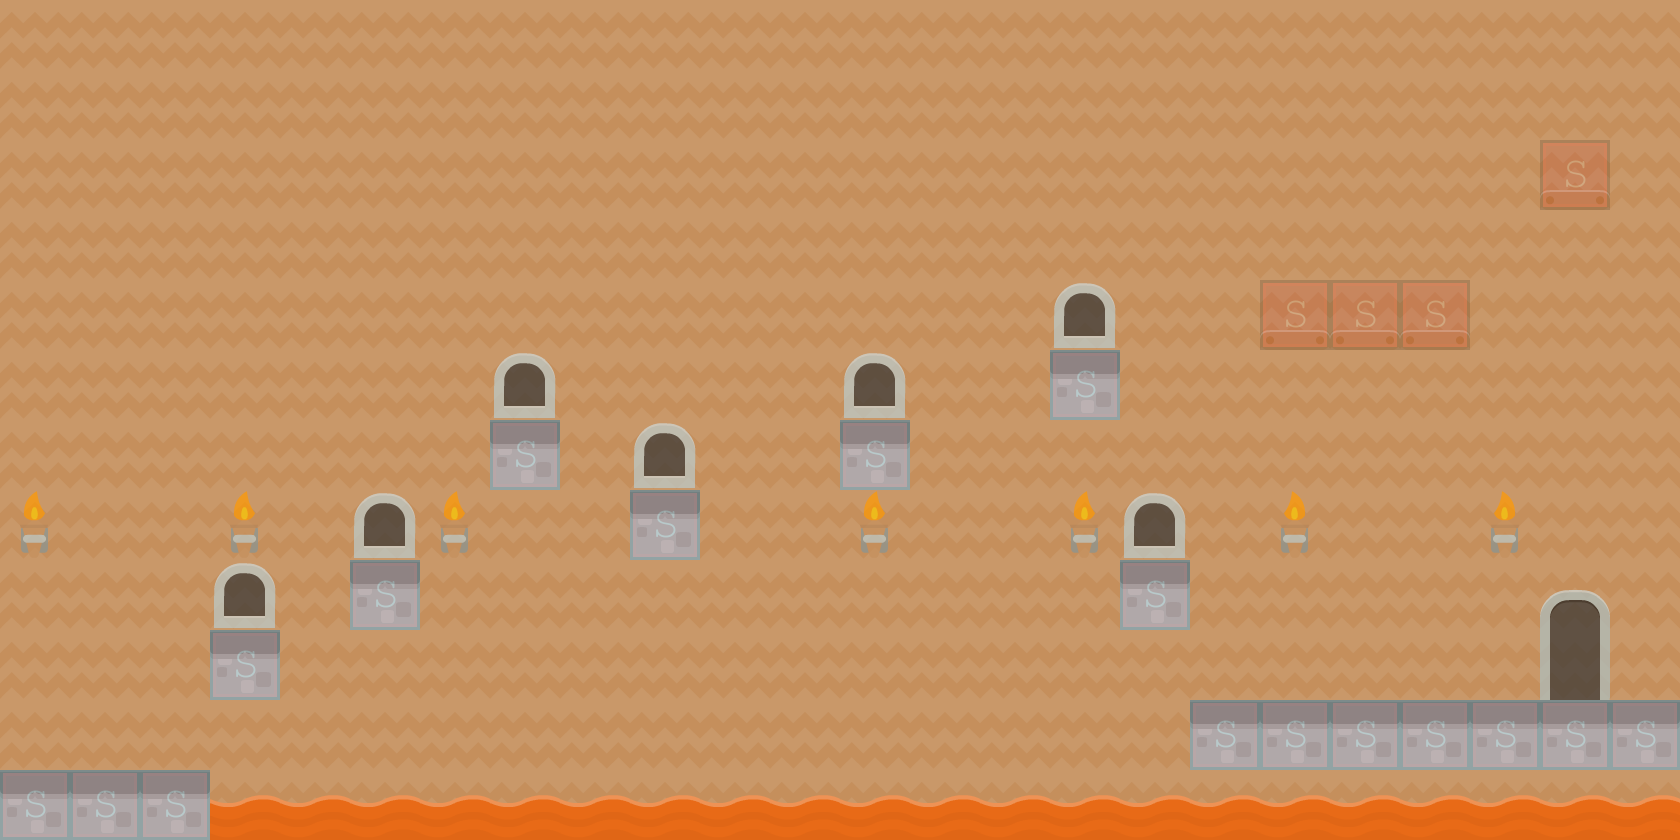

Tiled map render using the project's own tile images. Description and the map definition, with tile-layer contents summarised, below:
An orthogonal 24x12 tile map with 70x70 px tiles, 5 tile layers (background3, background2, background1, foreground, ...), 2 tilesets and 1 object (Lava).

<map version="1.0" orientation="orthogonal" renderorder="right-down" width="24" height="12" tilewidth="70" tileheight="70">
 <tileset firstgid="1" name="background-tiles" tilewidth="70" tileheight="70">
  <image source="../img/background-tiles.png" width="910" height="910" />
 </tileset>
 <tileset firstgid="170" name="meta-tiles" tilewidth="70" tileheight="70">
  <image source="../img/meta-tiles.png" width="350" height="70" />
  <tile id="4">
   <properties>
    <property name="type" value="solid" />
   </properties>
  </tile>
 </tileset>
 <layer name="background3" width="24" height="12">
  <data>[288 cells, 288 non-empty, 1 distinct tile ids]</data>
 </layer>
 <layer name="background2" width="24" height="12" opacity="0.7">
  <data>[288 cells, 17 non-empty, 5 distinct tile ids]</data>
 </layer>
 <layer name="background1" width="24" height="12">
  <data>[288 cells, 21 non-empty, 2 distinct tile ids]</data>
 </layer>
 <layer name="foreground" width="24" height="12">
  <data>[288 cells, 21 non-empty, 1 distinct tile ids]</data>
 </layer>
 <layer name="collision" width="24" height="12" opacity="0.15">
  <properties>
   <property name="type" value="breakable" />
  </properties>
  <data>[288 cells, 21 non-empty, 1 distinct tile ids]</data>
 </layer>
 <objectgroup name="trigger-entities">
  <object name="Lava" x="212" y="770" width="1416" height="70">
   <properties>
    <property name="level" value="JLevel01" />
    <property name="xspawn" value="360" />
    <property name="yspawn" value="0" />
   </properties>
  </object>
 </objectgroup>
</map>
